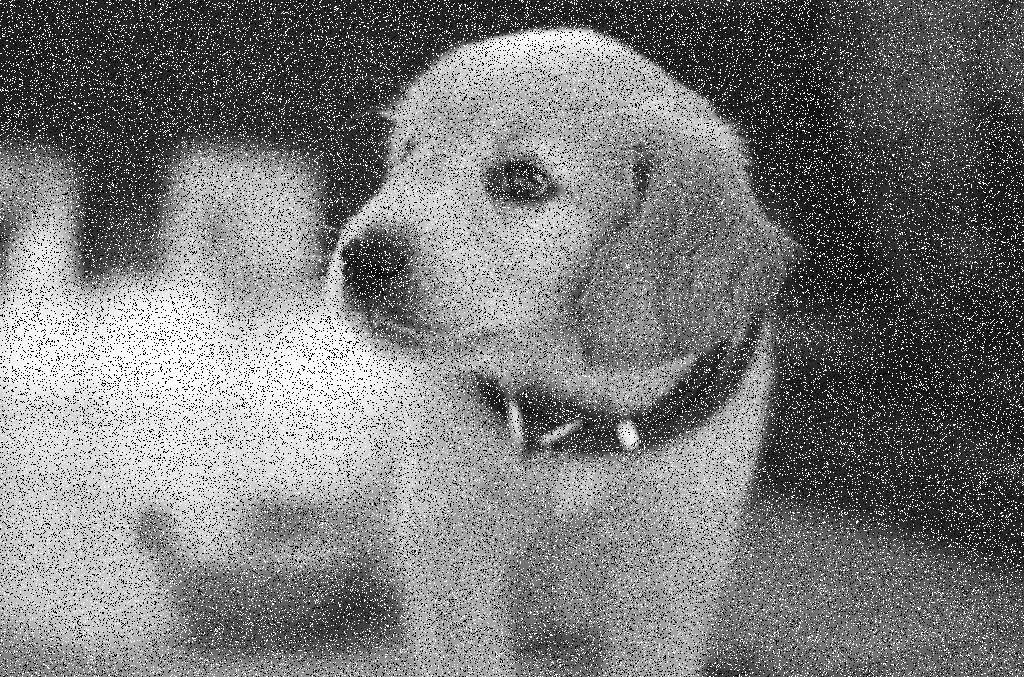
#> input picture hw2/Q3.jpg, 1024 x 677 px
$ python Q3.py
#> lines starting #> are read from the running program, lines starting #| are printed output that depends on the picture
#> further down, img is the input picture: shape (677, 1024); min 0, max 255, mean 121.3
### hw2/utils.py
import cv2
import numpy as np
import math
from tqdm import tqdm


# [60 lines left out: functions get_histogram, get_cumulative_histogram, histogram_equalization, histogram_specification, not called in this run]


def gaussian_filter(img, K, kernel_size, std):

#> called with K = 1, kernel_size = 5, std = 25
    height, width = img.shape
#> height = 677; width = 1024

    gaussian_kernel = np.zeros((kernel_size, kernel_size))
    kernel_center = (int)(kernel_size / 2)

    weighted_sum = 0
    for row in range(kernel_size):
        for col in range(kernel_size):
            r_square = (row - kernel_center) ** 2 + (col - kernel_center) ** 2
            gaussian_kernel[row, col] = K * math.exp(-r_square / (2 * (std**2)))
            weighted_sum += gaussian_kernel[row, col]

    gaussian_kernel = gaussian_kernel / weighted_sum

    new_img = np.zeros((height, width))

    for row in tqdm(range(height)):
        for col in range(width):
            sum = 0
            for s in range(kernel_size):
                for t in range(kernel_size):
                    y = row + s - 2
                    x = col + t - 2
                    if y >= 0 and y < height and x >= 0 and x < width:
                        sum += img[y, x] * gaussian_kernel[s, t]
            new_img[row, col] = sum
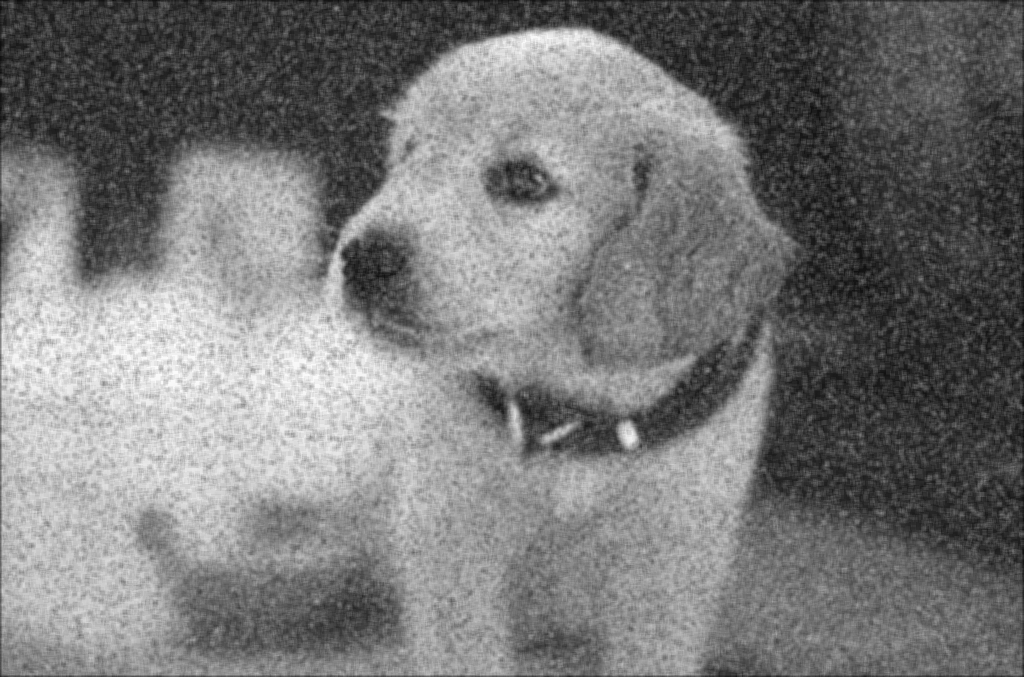
#> new_img: shape (677, 1024) float64; min 13.4, max 251.3, mean 121

    print(weighted_sum)
    print(gaussian_kernel)
    print(gaussian_kernel.shape)

    return new_img.astype(np.uint8)

### hw2/Q3.py
import numpy as np
import cv2
from utils import *


if __name__ == "__main__":
    img = cv2.imread("./Q3.jpg", cv2.IMREAD_GRAYSCALE)

    img = gaussian_filter(img, 1, 5, 25)
    print(img)
#> (printed output is left out)

    # cv2.imwrite("./Q3_answer.jpg", img)
    cv2.imshow("Q3", img)
    cv2.waitKey(0)
    cv2.destroyAllWindows()
